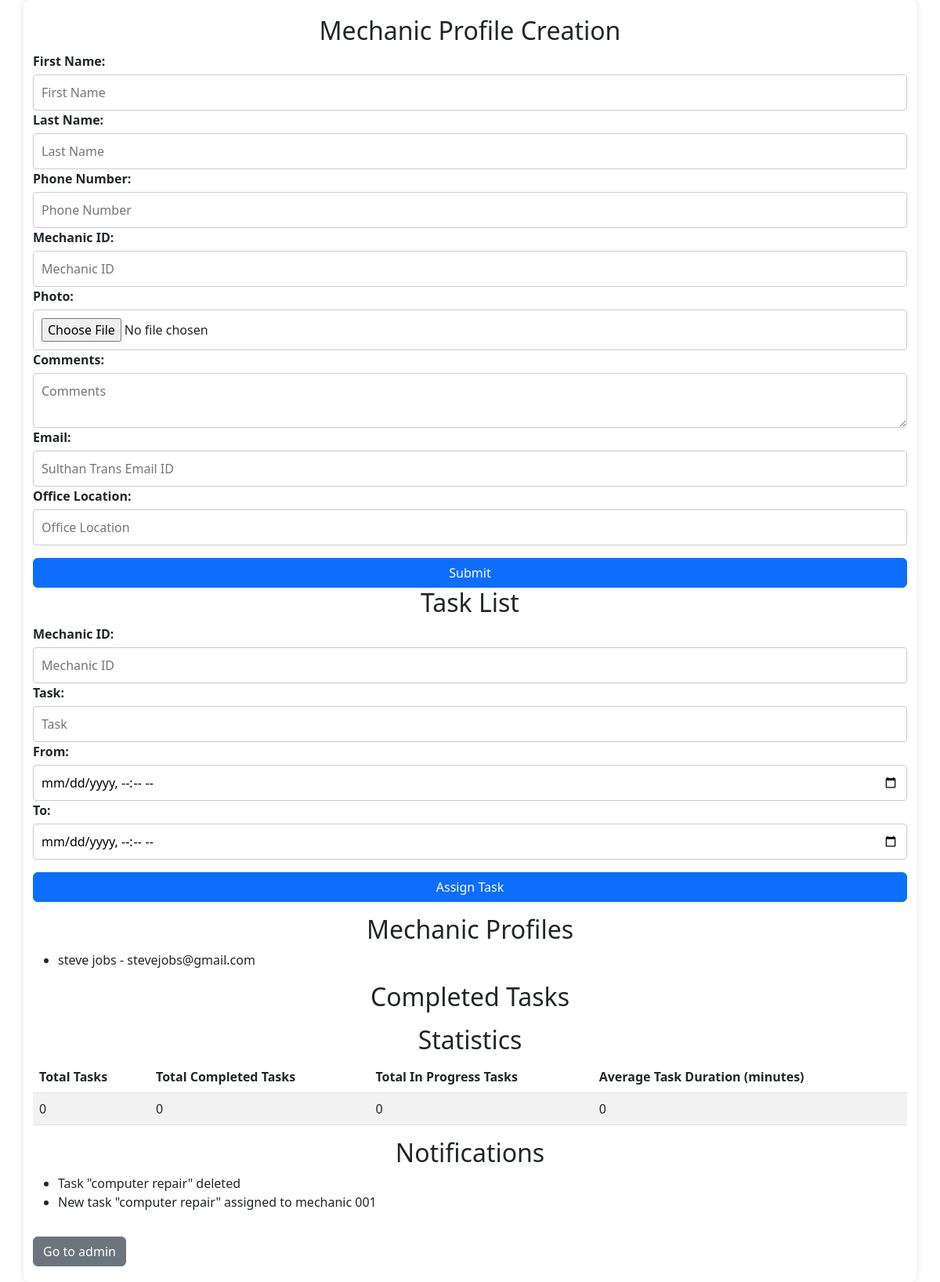
The page /portal (signed in) on the database its author committed.
### app.py (models this page shows)
class Mechanic(db.Model):
    id = db.Column(db.Integer, primary_key=True)
    first_name = db.Column(db.String(50), nullable=False)
    last_name = db.Column(db.String(50), nullable=False)
    phone = db.Column(db.String(15), nullable=False)
    mechanic_id = db.Column(db.String(50), unique=True, nullable=False)
    photo = db.Column(db.String(100), nullable=True)
    comments = db.Column(db.Text, nullable=True)
    email = db.Column(db.String(120), unique=True, nullable=False)
    location = db.Column(db.String(100), nullable=False)

class Notification(db.Model):
    id = db.Column(db.Integer, primary_key=True)
    message = db.Column(db.Text, nullable=False)
    timestamp = db.Column(db.DateTime, default=datetime.utcnow)

### app.py (the view)
@app.route('/portal')
def portal():
    if 'email' not in session:
        flash('You need to be logged in to view this page.', 'danger')
        return redirect(url_for('login_page'))
    mechanics = Mechanic.query.all()
    tasks = Task.query.all()
    notifications = Notification.query.order_by(Notification.timestamp.desc()).limit(10).all()
    for task in tasks:
        calculate_elapsed_time(task)
    total_tasks = len(tasks)
    total_completed_tasks = sum(1 for task in tasks if task.status == 'completed')
    total_in_progress_tasks = sum(1 for task in tasks if task.status == 'in progress')
    total_task_duration = sum((task.end_time - task.start_time).total_seconds() / 60 for task in tasks if task.end_time and task.start_time)
    average_task_duration = total_task_duration / total_tasks if total_tasks > 0 else 0
    return render_template('portal.html', mechanics=mechanics, tasks=tasks, notifications=notifications, total_tasks=total_tasks,
                           total_completed_tasks=total_completed_tasks, total_in_progress_tasks=total_in_progress_tasks,
                           average_task_duration=average_task_duration, datetime=datetime)

### templates/portal.html (shortened to what this page needs)
<!DOCTYPE html>
<html lang="en">
<head>
    <link rel="stylesheet" href="{{ url_for('static', filename='css/styles.css') }}">
    <link href="https://cdn.jsdelivr.net/npm/bootstrap@5.3.0/dist/css/bootstrap.min.css" rel="stylesheet">
</head>
<body>
    <div class="container">
        <div class="mechanic-profile">
            <h2>Mechanic Profile Creation</h2>
            <form action="/add_mechanic" method="post" enctype="multipart/form-data">
                <label for="first-name">First Name:</label>
                <input type="text" id="first-name" name="firstName" placeholder="First Name" required>
                <label for="last-name">Last Name:</label>
                <input type="text" id="last-name" name="lastName" placeholder="Last Name" required>
                <label for="phone">Phone Number:</label>
                <input type="tel" id="phone" name="phoneNumber" placeholder="Phone Number" required>
                <label for="mechanic-id">Mechanic ID:</label>
                <input type="text" id="mechanic-id" name="mechanicId" placeholder="Mechanic ID" required>
                <label for="photo">Photo:</label>
                <input type="file" id="photo" name="photo" accept="image/*" required>
                <label for="comments">Comments:</label>
                <textarea id="comments" name="comments" placeholder="Comments"></textarea>
                <label for="email">Email:</label>
                <input type="email" id="email" name="email" placeholder="Sulthan Trans Email ID" required>
                <label for="location">Office Location:</label>
                <input type="text" id="location" name="location" placeholder="Office Location" required>
                <button type="submit" class="btn btn-primary mt-3">Submit</button>
            </form>
        </div>
        <div class="task-list">
            <h2>Task List</h2>
            <form action="/assign_task" method="post">
                <label for="mechanic-id-task">Mechanic ID:</label>
                <input type="text" id="mechanic-id-task" name="mechanicId" placeholder="Mechanic ID" required>
                <label for="task">Task:</label>
                <input type="text" id="task" name="taskDescription" placeholder="Task" required>
                <label for="from">From:</label>
                <input type="datetime-local" id="from" name="from" required>
                <label for="to">To:</label>
                <input type="datetime-local" id="to" name="to" required>
                <button type="submit" class="btn btn-primary mt-3">Assign Task</button>
            </form>
        </div>
        <div class="mechanic-profiles">
            <h2>Mechanic Profiles</h2>
            <ul>
                {% for mechanic in mechanics %}
                <li>{{ mechanic.first_name }} {{ mechanic.last_name }} - {{ mechanic.email }}</li>
                {% endfor %}
            </ul>
        </div>
        <div class="completed-tasks">
            <h2>Completed Tasks</h2>
        </div>
        <div class="statistics">
            <h2>Statistics</h2>
            <table class="table table-striped">
                <thead>
                    <tr>
                        <th>Total Tasks</th>
                        <th>Total Completed Tasks</th>
                        <th>Total In Progress Tasks</th>
                        <th>Average Task Duration (minutes)</th>
                    </tr>
                </thead>
                <tbody>
                    <tr>
                        <td>{{ total_tasks }}</td>
                        <td>{{ total_completed_tasks }}</td>
                        <td>{{ total_in_progress_tasks }}</td>
                        <td>{{ average_task_duration }}</td>
                    </tr>
                </tbody>
            </table>
        </div>
        <div class="notifications">
            <h2>Notifications</h2>
            <ul>
                {% for notification in notifications %}
                <li>{{ notification.message }}</li>
                {% endfor %}
            </ul>
        </div>
        <a href="/admin" class="btn btn-secondary mt-3">Go to admin</a>
    </div>
</body>
</html>

### statics/css/styles.css (style rules this page uses)
body { font-family: Arial, sans-serif; margin: 0; padding: 0; background-color: #f4f4f4; }
.container { max-width: 600px; margin: 0 auto; padding: 20px; background-color: #fff; border-radius: 8px; box-shadow: 0 0 10px rgba(0,0,0,0.1); }
h2 { text-align: center; color: #333; }
form { display: flex; flex-direction: column; }
label { margin-bottom: 5px; font-weight: bold; }
input, textarea, button { margin-bottom: 15px; padding: 10px; border: 1px solid #ccc; border-radius: 4px; }
button { background-color: #5cb85c; color: #fff; border: none; cursor: pointer; }
a { color: #5cb85c; text-decoration: none; }

### rows shown on the page
Mechanic: first_name "steve", last_name "jobs", email "stevejobs@gmail.com"
Notification: message "Task \"computer repair\" deleted"
Notification: message "New task \"computer repair\" assigned to mechanic 001"

### other values the page prints
{{ total_tasks }} "0"
{{ total_completed_tasks }} "0"
{{ total_in_progress_tasks }} "0"
{{ average_task_duration }} "0"
